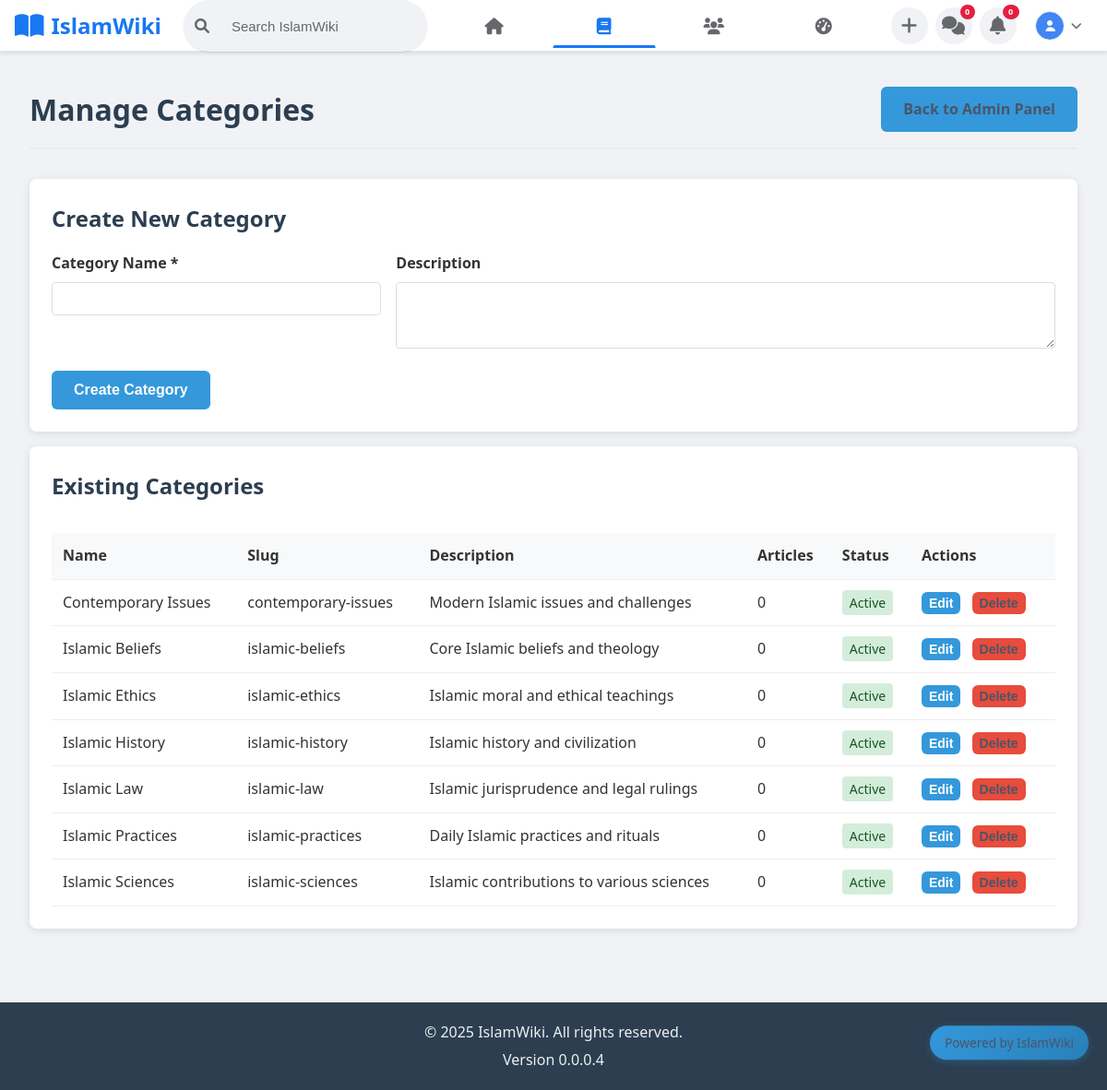
/pages/wiki/manage_categories.php (signed in), run on the app's committed database.
### tables this page shows
CREATE TABLE `content_categories` (
    `id` bigint(20) unsigned NOT NULL AUTO_INCREMENT,
    `parent_id` bigint(20) unsigned NULL,
    `name` varchar(100) NOT NULL,
    `slug` varchar(100) NOT NULL UNIQUE,
    `description` text,
    `image` varchar(255),
    `sort_order` int(11) NOT NULL DEFAULT 0,
    `is_active` tinyint(1) NOT NULL DEFAULT 1,
    `created_at` timestamp NOT NULL DEFAULT CURRENT_TIMESTAMP,
    `updated_at` timestamp NOT NULL DEFAULT CURRENT_TIMESTAMP ON UPDATE CURRENT_TIMESTAMP,
    PRIMARY KEY (`id`),
    KEY `idx_parent_id` (`parent_id`),
    KEY `idx_slug` (`slug`),
    KEY `idx_is_active` (`is_active`),
    KEY `idx_sort_order` (`sort_order`),
    FOREIGN KEY (`parent_id`) REFERENCES `content_categories` (`id`) ON DELETE SET NULL
);

### public/includes/functions.php (called while the page is built, shortened)
<?php
function truncate_text($text, $length = 150) {
    if (strlen($text) <= $length) {
        return $text;
    }
    return substr($text, 0, $length) . '...';
}

### public/pages/wiki/manage_categories.php (the view, shortened to what this page needs)
<?php
require_once '../../config/config.php';
require_once '../../includes/functions.php';
$stmt = $pdo->query("
    SELECT cc.*, COUNT(wa.id) as article_count
    FROM content_categories cc
    LEFT JOIN wiki_articles wa ON cc.id = wa.category_id
    GROUP BY cc.id
    ORDER BY cc.name
");
$categories = $stmt->fetchAll();
include "../../includes/header.php";;
?>
<div class="admin-container">
    <div class="admin-header">
        <h1>Manage Categories</h1>
        <a href="admin.php" class="btn">Back to Admin Panel</a>
    </div>
    <div class="card">
        <h2>Create New Category</h2>
        <form method="POST">
            <div class="form-row">
                <div class="form-group">
                    <label for="name">Category Name *</label>
                    <input type="text" id="name" name="name" required>
                </div>
                <div class="form-group">
                    <label for="description">Description</label>
                    <textarea id="description" name="description" rows="3"></textarea>
                </div>
            </div>
            <button type="submit" class="btn btn-primary">Create Category</button>
        </form>
    </div>
    <div class="card">
        <h2>Existing Categories</h2>
        <div class="table-responsive">
            <table class="admin-table">
                <thead>
                    <tr>
                        <th>Name</th>
                        <th>Slug</th>
                        <th>Description</th>
                        <th>Articles</th>
                        <th>Status</th>
                        <th>Actions</th>
                    </tr>
                </thead>
                <tbody>
                    <?php foreach ($categories as $category): ?>
                    <tr>
                        <td><?php echo htmlspecialchars($category['name']); ?></td>
                        <td><?php echo htmlspecialchars($category['slug']); ?></td>
                        <td><?php echo htmlspecialchars(truncate_text($category['description'], 100)); ?></td>
                        <td><?php echo number_format($category['article_count']); ?></td>
                        <td>
                            <span class="status-badge <?php echo $category['is_active'] ? 'active' : 'inactive'; ?>">
                                <?php echo $category['is_active'] ? 'Active' : 'Inactive'; ?>
                            </span>
                        </td>
                        <td>
                            <button class="btn btn-sm btn-primary" onclick="editCategory(<?php echo $category['id']; ?>, '<?php echo addslashes($category['name']); ?>', '<?php echo addslashes($category['description']); ?>', <?php echo $category['is_active']; ?>)">
                                Edit
                            </button>
                            <?php if ($category['article_count'] == 0): ?>
                            <form method="POST" style="display: inline;" onsubmit="return confirm('Are you sure you want to delete this category?')">
                                <button type="submit" class="btn btn-sm btn-danger">Delete</button>
                            </form>
                            <?php endif; ?>
                        </td>
                    </tr>
                    <?php endforeach; ?>
                </tbody>
            </table>
        </div>
    </div>
</div>
<?php include "../../includes/footer.php";; ?>

### public/assets/css/style.css (style rules this page uses)
* { margin: 0; padding: 0; box-sizing: border-box; }
body { font-family: 'Segoe UI', Tahoma, Geneva, Verdana, sans-serif; line-height: 1.6; color: #333; background-color: #F0F2F5; }
.form-group { margin-bottom: 1rem; }
.form-group label { display: block; */ margin-bottom: 0.5rem; font-weight: 500; }
.form-group input, .form-group textarea { width: 100%; padding: 0.75rem; border: 1px solid #ddd; border-radius: 4px; font-size: 1rem; }
.btn { display: inline-block; padding: 0.75rem 1.5rem; background-color: #3498db; color: #4a5568; text-decoration: none; border: none; border-radius: 4px; cursor: pointer; font-size: 1rem; transition: background-color 0.3s; }
.btn-danger { background-color: #e74c3c; }
.card { background: white; padding: 1.5rem; border-radius: 8px; box-shadow: 0 2px 10px rgba(0,0,0,0.1); margin-bottom: 1rem; }
.card h2 { margin-bottom: 1rem; color: #2c3e50; }
body { padding-top: 56px; }
body { padding-top: 56px; background: #F0F2F5; }
.btn { display: inline-block; padding: 12px 24px; border-radius: 6px; text-decoration: none; font-weight: 600; transition: all 0.3s ease; }
.btn-primary { background: #3498db; color: white; }

### public/pages/wiki/manage_categories.php (style rules this page uses)
.admin-container { max-width: 1200px; margin: 0 auto; padding: 2rem; }
.admin-header { display: flex; justify-content: space-between; align-items: center; margin-bottom: 2rem; padding-bottom: 1rem; border-bottom: 2px solid #e9ecef; }
.admin-header h1 { color: #2c3e50; margin: 0; }
.form-row { display: grid; grid-template-columns: 1fr 2fr; gap: 1rem; }
.form-group { margin-bottom: 1rem; }
.form-group label { display: block; margin-bottom: 0.5rem; font-weight: 600; }
.form-group input, .form-group textarea { width: 100%; padding: 0.5rem; border: 1px solid #ddd; border-radius: 4px; }
.table-responsive { overflow-x: auto; }
.admin-table { width: 100%; border-collapse: collapse; margin-top: 1rem; }
.admin-table th, .admin-table td { padding: 0.75rem; text-align: left; border-bottom: 1px solid #eee; }
.admin-table th { background-color: #f8f9fa; font-weight: 600; }
.status-badge { padding: 0.25rem 0.5rem; border-radius: 4px; font-size: 0.875rem; }
.status-badge.active { background-color: #d4edda; color: #155724; }
.btn-sm { padding: 0.25rem 0.5rem; font-size: 0.875rem; margin-right: 0.5rem; }

### data on the page
content_categories: name "Contemporary Issues", slug "contemporary-issues", description "Modern Islamic issues and challenges", article_count "0", is_active "Active"
content_categories: name "Islamic Beliefs", slug "islamic-beliefs", description "Core Islamic beliefs and theology", article_count "0", is_active "Active"
content_categories: name "Islamic Ethics", slug "islamic-ethics", description "Islamic moral and ethical teachings", article_count "0", is_active "Active"
content_categories: name "Islamic History", slug "islamic-history", description "Islamic history and civilization", article_count "0", is_active "Active"
content_categories: name "Islamic Law", slug "islamic-law", description "Islamic jurisprudence and legal rulings", article_count "0", is_active "Active"
content_categories: name "Islamic Practices", slug "islamic-practices", description "Daily Islamic practices and rituals", article_count "0", is_active "Active"
content_categories: name "Islamic Sciences", slug "islamic-sciences", description "Islamic contributions to various sciences", article_count "0", is_active "Active"

### other printed values
SITE_NAME "IslamWiki"
SITE_VERSION "0.0.0.4"
